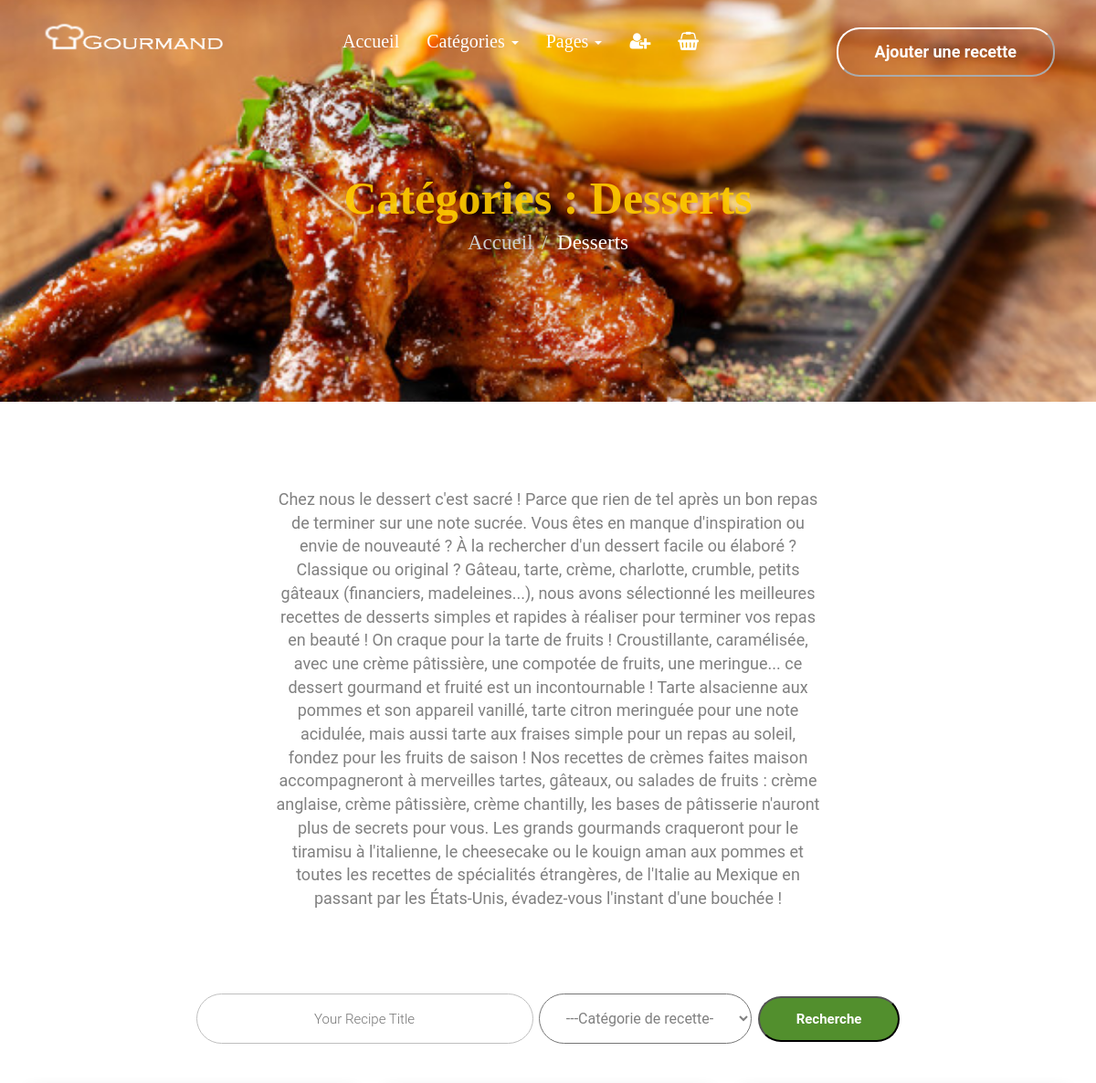
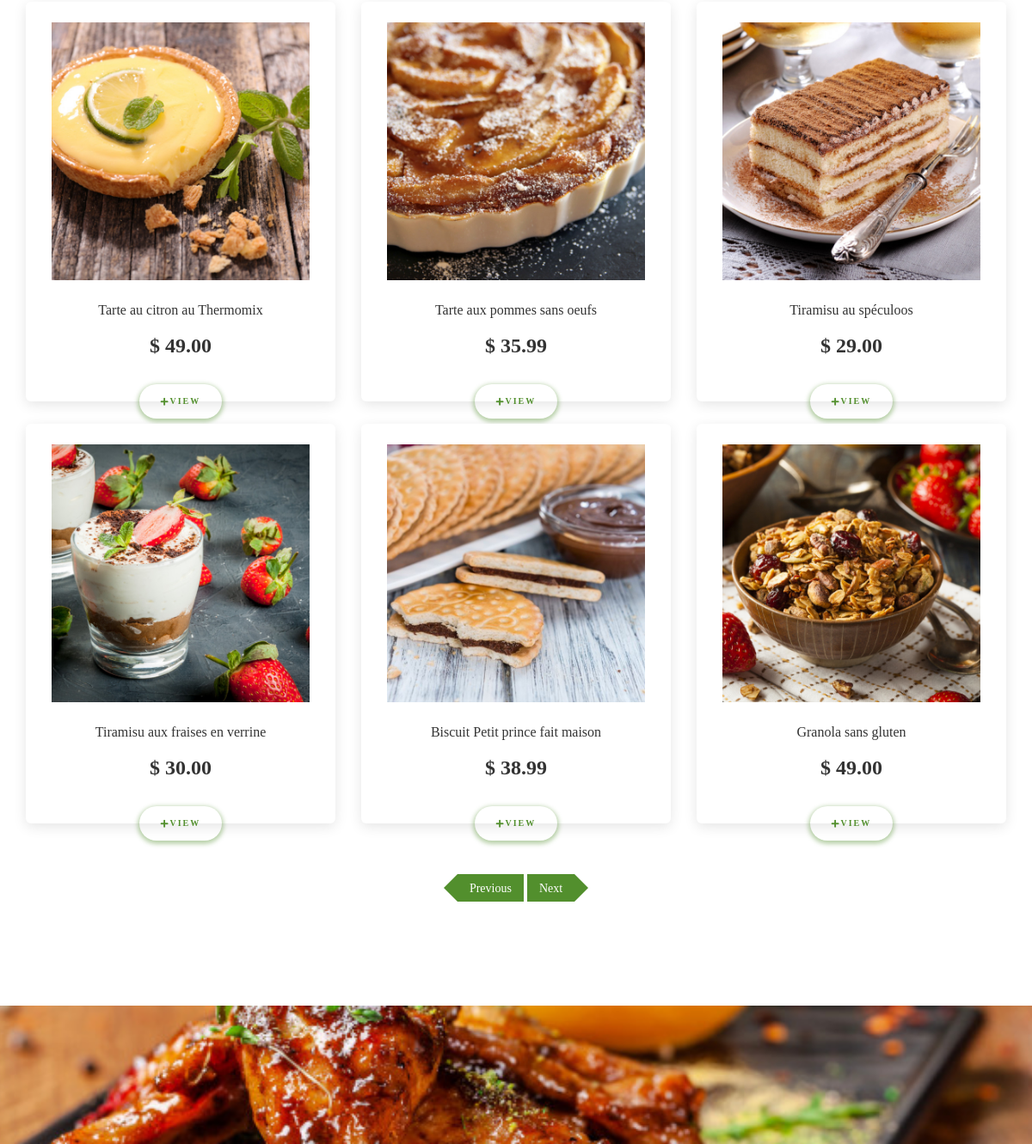
Page /php/Dessert.php on the committed database (2 pictures, top to bottom).
### tables this page shows
CREATE TABLE `recette` (
  `id` int(11) NOT NULL,
  `image` varchar(500) NOT NULL,
  `name` varchar(500) NOT NULL,
  `prix` varchar(500) NOT NULL,
  `description` varchar(5000) NOT NULL,
  `category` varchar(500) NOT NULL
);

### php/Dessert.php (the view, shortened to what this page needs)
<!DOCTYPE html>
<html lang="en">
<head>
    <link rel="stylesheet" href="https://use.fontawesome.com/releases/v5.5.0/css/all.css">
    <link rel="stylesheet" href="https://cdnjs.cloudflare.com/ajax/libs/font-awesome/4.7.0/css/font-awesome.min.css">
    <link rel="stylesheet" href="https://maxcdn.bootstrapcdn.com/bootstrap/3.4.1/css/bootstrap.min.css">
    <link rel="stylesheet" href="https://cdnjs.cloudflare.com/ajax/libs/font-awesome/4.7.0/css/font-awesome.min.css">
    <link rel="stylesheet" href="../css/cantact.css">
    <link rel="stylesheet" href="../css/search.css">
    <link rel="stylesheet" href="../css/patisiere.css">
</head>
<body>
    <header class="header-home">
        <nav class="navbar navbar-inverse nav-home ">
            <div class="container-fluid">
                <div class="navbar-header">
                    <a class="navbar-brand" href="#"><img class="logo" src="../images/logo.png"> </a>
                </div>
                <div class="collapse navbar-collapse " id="myNavbar">
                    <ul class="nav navbar-nav menu">
                        <li><a class="text-white" href="index.php">Accueil</a></li>
                        <li class="dropdown">
                            <a class="dropdown-toggle" data-toggle="dropdown" href="#">Catégories <span class="caret"></span></a>
                        </li>
                        <li class="dropdown">
                            <a class="dropdown-toggle" data-toggle="dropdown" href="#">Pages <span class="caret"></span></a>
                        </li>
                        <?php session_start(); if(isset($_SESSION['ID'])): ?>
              <li><a href="../Traitement/logout.php"><i class="fa fa-sign-out"></i></a></li>
            <?php else: ?>
              <li><a href="Authe.php"><i class="fa fa-user-plus"></i></a></li>
            <?php endif; ?>
                        <li><a href="panier.php"><i class="fa fa-shopping-basket"></i></a></li>
                    </ul>
                    <ul class="nav navbar-nav navbar-right">
                        <li><button class="nvrecette"><strong>Ajouter une recette</strong></button></li>
                    </ul>
                </div>
                <div class="col-md-12 col-sm-12 col-xs-12 text-center">
                    <h1 class="H1">Catégories : Desserts
                    </h1>
                    <ol class="breadcrumb text-center">
                        <li><a href="../php/menu-home.php">Accueil</a></li>
                        <li class="active">Desserts
                        </li>
                    </ol>
                </div>
            </div>
        </nav>
    </header>
    <div class="ensemble-input-button">
        <div id="fields2">
            <p>Chez nous le dessert c'est sacré ! Parce que rien de tel après un bon repas de terminer sur une note sucrée. Vous êtes en manque d'inspiration ou envie de nouveauté ? À la rechercher d'un dessert facile ou élaboré ? Classique ou original ? Gâteau, tarte, crème, charlotte, crumble, petits gâteaux (financiers, madeleines...), nous avons sélectionné les meilleures recettes de desserts simples et rapides à réaliser pour terminer vos repas en beauté ! On craque pour la tarte de fruits ! Croustillante, caramélisée, avec une crème pâtissière, une compotée de fruits, une meringue... ce dessert gourmand et fruité est un incontournable ! Tarte alsacienne aux pommes et son appareil vanillé, tarte citron meringuée pour une note acidulée, mais aussi tarte aux fraises simple pour un repas au soleil, fondez pour les fruits de saison ! Nos recettes de crèmes faites maison accompagneront à merveilles tartes, gâteaux, ou salades de fruits : crème anglaise, crème pâtissière, crème chantilly, les bases de pâtisserie n'auront plus de secrets pour vous. Les grands gourmands craqueront pour le tiramisu à l'italienne, le cheesecake ou le kouign aman aux pommes et toutes les recettes de spécialités étrangères, de l'Italie au Mexique en passant par les États-Unis, évadez-vous l'instant d'une bouchée !</p>
        </div>
        <div class="row">
            <form id="add-new-listing" method="POST">
                <div class="form-group">
                    <input type="text" value="" placeholder="Your Recipe Title">
                    <select name="pets" id="pet-select">
                        <option value="" style="text-align: center;">---Catégorie de recette---</option>
                    </select>
                    <button>Recherche</button>
                </div>
                <div class="container my-5">
                    <div class="row row-eq-height">
                    <?php
include 'db.php';
$sql = "select * from recette where category='Desserts';";
$result = $con->query($sql);
if ($result->num_rows > 0) {
  while($row = $result->fetch_assoc()) {
  ?>
                            <form action="" method="POST">
                            <div class="col-12 col-md-6 col-lg-4 col-xl-3 mb-5">
                            <div class="product-card h-100 mb-0">
                                <a class="product-card__content" href="#">
                                    <span class="product-card__img" style='background-image:url(../images/<?php echo $row["image"] ?>)'></span>
                                    <span class="product-card__title">
                                    <?php echo $row["name"] ?>
                                    </span>
                                    <span class="product-card__price">
                                    $ <?php echo $row["prix"] ?>
                                    </span>
                                </a>
                                <div class="product-card__actions">
                                    <a class="product-card__btn mr-3" href="details.php?id=<?php echo $row['id']?>&&idU=<?php echo $_SESSION['ID']?>">
                                        <i class="fas fa-plus mr-2"></i>
                                        View </a>
                                </div>
                            </div>
                        </div>
                        </form>
 <?php
                    }
}
?>
                    </div>
                </div>
                <div class="button-bar">
  <a href="#" class="button prev">Previous</a>
  <a href="#" class="button next">Next</a>
</div>
                <footer>
<div class="row footer-top">
    <div class="container">
        <div class="row" class="row">
            <div class="col-md-12 footer-row-1">
                <div class="row" class="row">
                    <div class="col-md-12 sidebar-1">
</footer>
</body>
</html>

### css/cantact.css (style rules this page uses)
* { margin: 0px ; padding: 0px ; box-sizing: border-box; }
.logo { margin-top:-15px; width: 200px; height: 40px; margin-left: 30px; }
.header-home { margin-bottom: 94px; width:100%; height :440px; background-repeat: no-repeat; float: right; background: url("../images/photo-footer.jpg") center center/cover no-repeat; }
.nav-home { background-color: transparent; border: none; }
.menu { margin-left: 700px; }
.navbar-inverse .navbar-nav li a { color: #FFFFFF; font-size: 20px; }
.nvrecette { padding: 12px 40px; border-radius: 25px; background-color: transparent; border-color: white; color: white; margin-top: 10px; font-size: 18px; }
.container-fluid { margin-top: 20px; }
.navbar-right { margin-left: 20px; }
.nvrecette { margin-right:30px; }
.navbar-inverse .navbar-collapse, .navbar-inverse .navbar-form { border-color:none; }
@media only screen and (max-width: 1700px) { .menu { margin-left: 300px; } }
@media only screen and (max-width: 1400px) { .menu { margin-left: 100px; } }
@media only screen and (max-width: 1800px) { .menu { margin-left:300px; } }
@media only screen and (max-width: 1309px) { .menu { margin-left:120px; } }
@media only screen and (max-width:1379px) { .menu { margin-left:100px; } }
.breadcrumb { background: rgba(0, 0, 0, 0) none repeat scroll 0 0; color: #cccccc; margin-top: 0px; margin-bottom: 6px; font-weight: 300; padding: 0; text-transform: capitalize; font-size: 18px; }
.H1 { align-self: center; font-size: 50px; font-weight: 600; line-height: 100%; margin: 0 auto; padding: 8px 0; width: 100%; text-align: center; color:rgb(255, 204, 0); opacity:0.9; font-family: "Signika"; margin-top:100px; }
a { font-family: "Signika"; color: white; text-decoration: none; font-size: 23px; }
.breadcrumb>.active { color: white; font-size: 23px; font-family: "Signika"; }
h1, h1 span { font-family: "Signika"; font-size: 36px; font-weight: 700; color: #242424; }
body { margin-top: -20px; }
footer { background-color:transparent; }
footer .footer-top { width:100%; height:320px; background-repeat: no-repeat; background-color:transparent; background-image: url('../images/photo-footer.jpg'); background-position: center; background-size: cover; margin-left: 0px; margin-top: 200px; }
.footer-row-1 { padding-top:80px;padding-bottom:80px; }
.footer-row-1 { margin-top:0;margin-bottom:0; }
.footer-row-1 { border-top:0px solid #515b5e;border-bottom:0px solid #515b5e;border-left:0px solid #515b5e;border-right:0px solid #515b5e; }
.row:after { content: ""; display: table; clear: both; }
body { margin:0; }
*,:after,:before { box-sizing:border-box }
a { color:inherit;text-decoration:none }

### css/search.css (style rules this page uses)
body { font-family: Arial; overflow-x: hidden; }
* { box-sizing: border-box; margin: 0px; padding: 0px; }

### rows in the picture
recette: image (picture), name "Tarte au citron au Thermomix", prix "49.00"
recette: image (picture), name "Tarte aux pommes sans oeufs", prix "35.99"
recette: image (picture), name "Tiramisu au spéculoos", prix "29.00"
recette: image (picture), name "Tiramisu aux fraises en verrine", prix "30.00"
recette: image (picture), name "Biscuit Petit prince fait maison", prix "38.99"
recette: image (picture), name "Granola sans gluten", prix "49.00"
